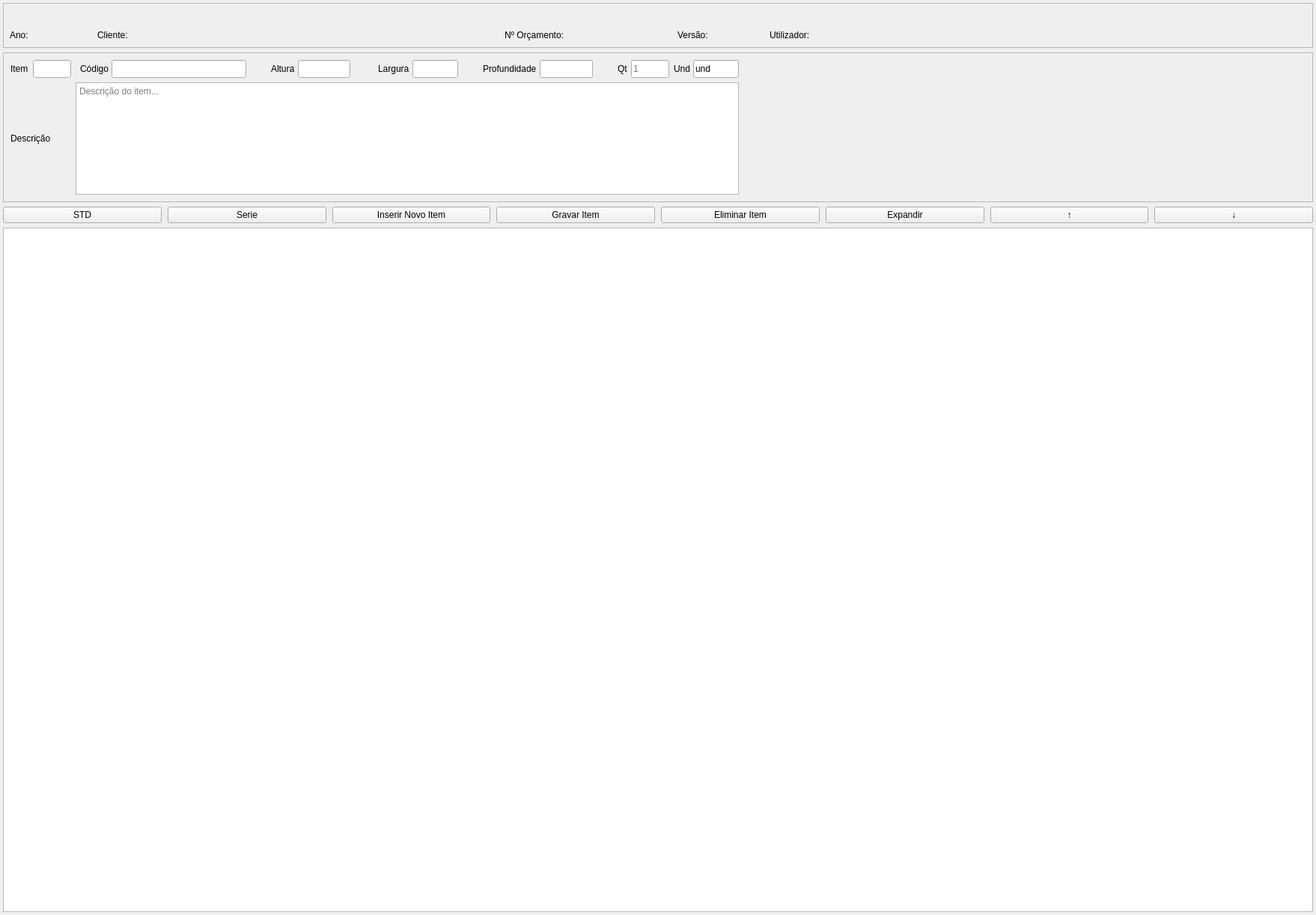
<?xml version="1.0" encoding="UTF-8"?>
<ui version="4.0">
 <class>FormItens</class>
 <widget class="QWidget" name="FormItens">
  <property name="geometry">
   <rect>
    <x>0</x>
    <y>0</y>
    <width>1758</width>
    <height>1222</height>
   </rect>
  </property>
  <property name="windowTitle">
   <string>Itens</string>
  </property>
  <layout class="QVBoxLayout" name="verticalLayoutMain">
   <property name="spacing">
    <number>6</number>
   </property>
   <property name="leftMargin">
    <number>4</number>
   </property>
   <property name="topMargin">
    <number>4</number>
   </property>
   <property name="rightMargin">
    <number>4</number>
   </property>
   <property name="bottomMargin">
    <number>4</number>
   </property>
   <item>
    <widget class="QFrame" name="header">
     <property name="frameShape">
      <enum>QFrame::Shape::StyledPanel</enum>
     </property>
          <layout class="QGridLayout" name="gridLayout_2">
      <property name="leftMargin">
       <number>8</number>
      </property>
      <property name="topMargin">
       <number>6</number>
      </property>
      <property name="rightMargin">
       <number>8</number>
      </property>
      <property name="bottomMargin">
       <number>6</number>
      </property>
      <property name="horizontalSpacing">
       <number>16</number>
      </property>
      <property name="verticalSpacing">
       <number>6</number>
      </property>
      <item row="0" column="0" colspan="11">
       <widget class="QLabel" name="lbl_highlight">
        <property name="sizePolicy">
         <sizepolicy hsizetype="Expanding" vsizetype="Preferred">
          <horstretch>0</horstretch>
          <verstretch>0</verstretch>
         </sizepolicy>
        </property>
        <property name="font">
         <font>
          <pointsize>13</pointsize>
          <bold>true</bold>
         </font>
        </property>
        <property name="alignment">
         <set>Qt::AlignLeft|Qt::AlignVCenter</set>
        </property>
        <property name="wordWrap">
         <bool>false</bool>
        </property>
        <property name="text">
         <string/>
        </property>
       </widget>
      </item>
      <item row="1" column="0">
       <widget class="QLabel" name="lbl_ano">
        <property name="text">
         <string>Ano:</string>
        </property>
       </widget>
      </item>
      <item row="1" column="1">
       <widget class="QLabel" name="lbl_ano_val">
        <property name="minimumSize">
         <size>
          <width>60</width>
          <height>0</height>
         </size>
        </property>
        <property name="text">
         <string/>
        </property>
       </widget>
      </item>
      <item row="1" column="2">
       <widget class="QLabel" name="lbl_cliente">
        <property name="text">
         <string>Cliente:</string>
        </property>
       </widget>
      </item>
      <item row="1" column="3">
       <widget class="QLabel" name="lbl_cliente_val">
        <property name="sizePolicy">
         <sizepolicy hsizetype="Expanding" vsizetype="Preferred">
          <horstretch>0</horstretch>
          <verstretch>0</verstretch>
         </sizepolicy>
        </property>
        <property name="minimumSize">
         <size>
          <width>220</width>
          <height>0</height>
         </size>
        </property>
        <property name="text">
         <string/>
        </property>
       </widget>
      </item>
      <item row="1" column="4">
       <widget class="QLabel" name="lbl_num">
        <property name="text">
         <string>Nº Orçamento:</string>
        </property>
       </widget>
      </item>
      <item row="1" column="5">
       <widget class="QLabel" name="lbl_num_val">
        <property name="minimumSize">
         <size>
          <width>120</width>
          <height>0</height>
         </size>
        </property>
        <property name="text">
         <string/>
        </property>
       </widget>
      </item>
      <item row="1" column="6">
       <widget class="QLabel" name="lbl_ver">
        <property name="text">
         <string>Versão:</string>
        </property>
       </widget>
      </item>
      <item row="1" column="7">
       <widget class="QLabel" name="lbl_ver_val">
        <property name="minimumSize">
         <size>
          <width>50</width>
          <height>0</height>
         </size>
        </property>
        <property name="text">
         <string/>
        </property>
       </widget>
      </item>
      <item row="1" column="8">
       <widget class="QLabel" name="lbl_user">
        <property name="text">
         <string>Utilizador:</string>
        </property>
       </widget>
      </item>
      <item row="1" column="9">
       <widget class="QLabel" name="lbl_user_val">
        <property name="minimumSize">
         <size>
          <width>160</width>
          <height>0</height>
         </size>
        </property>
        <property name="text">
         <string/>
        </property>
       </widget>
      </item>
      <item row="1" column="10">
       <spacer name="header_spacer">
        <property name="orientation">
         <enum>Qt::Orientation::Horizontal</enum>
        </property>
        <property name="sizeHint" stdset="0">
         <size>
          <width>40</width>
          <height>20</height>
         </size>
        </property>
       </spacer>
      </item>
     </layout>
    </widget>
   </item>
   <item>
    <widget class="QFrame" name="form_frame">
     <property name="sizePolicy">
      <sizepolicy hsizetype="Preferred" vsizetype="Fixed">
       <horstretch>0</horstretch>
       <verstretch>0</verstretch>
      </sizepolicy>
     </property>
     <property name="minimumSize">
      <size>
       <width>0</width>
       <height>80</height>
      </size>
     </property>
     <property name="frameShape">
      <enum>QFrame::Shape::StyledPanel</enum>
     </property>
     <layout class="QGridLayout" name="gridLayout">
      <item row="1" column="0" colspan="2">
       <widget class="QLabel" name="lbl_descricao">
        <property name="text">
         <string>Descrição</string>
        </property>
       </widget>
      </item>
      <item row="0" column="4">
       <spacer name="horizontalSpacer_3">
        <property name="orientation">
         <enum>Qt::Orientation::Horizontal</enum>
        </property>
        <property name="sizeHint" stdset="0">
         <size>
          <width>40</width>
          <height>20</height>
         </size>
        </property>
       </spacer>
      </item>
      <item row="0" column="1">
       <widget class="QLineEdit" name="edit_item">
        <property name="minimumSize">
         <size>
          <width>40</width>
          <height>24</height>
         </size>
        </property>
        <property name="maximumSize">
         <size>
          <width>70</width>
          <height>24</height>
         </size>
        </property>
        <property name="readOnly">
         <bool>true</bool>
        </property>
       </widget>
      </item>
      <item row="0" column="12">
       <spacer name="rowSpacer">
        <property name="orientation">
         <enum>Qt::Orientation::Horizontal</enum>
        </property>
        <property name="sizeHint" stdset="0">
         <size>
          <width>776</width>
          <height>20</height>
         </size>
        </property>
       </spacer>
      </item>
      <item row="0" column="8">
       <layout class="QHBoxLayout" name="layout_profundidade">
        <property name="spacing">
         <number>4</number>
        </property>
        <property name="leftMargin">
         <number>0</number>
        </property>
        <property name="topMargin">
         <number>0</number>
        </property>
        <property name="rightMargin">
         <number>0</number>
        </property>
        <property name="bottomMargin">
         <number>0</number>
        </property>
        <item>
         <widget class="QLabel" name="lbl_profundidade">
          <property name="text">
           <string>Profundidade</string>
          </property>
         </widget>
        </item>
        <item>
         <widget class="QLineEdit" name="edit_profundidade">
          <property name="minimumSize">
           <size>
            <width>70</width>
            <height>24</height>
           </size>
          </property>
          <property name="maximumSize">
           <size>
            <width>90</width>
            <height>24</height>
           </size>
          </property>
         </widget>
        </item>
       </layout>
      </item>
      <item row="0" column="11">
       <layout class="QHBoxLayout" name="layout_und">
        <property name="spacing">
         <number>4</number>
        </property>
        <property name="leftMargin">
         <number>0</number>
        </property>
        <property name="topMargin">
         <number>0</number>
        </property>
        <property name="rightMargin">
         <number>0</number>
        </property>
        <property name="bottomMargin">
         <number>0</number>
        </property>
        <item>
         <widget class="QLabel" name="lbl_und">
          <property name="text">
           <string>Und</string>
          </property>
         </widget>
        </item>
        <item>
         <widget class="QLineEdit" name="edit_und">
          <property name="minimumSize">
           <size>
            <width>50</width>
            <height>24</height>
           </size>
          </property>
          <property name="maximumSize">
           <size>
            <width>80</width>
            <height>24</height>
           </size>
          </property>
          <property name="text">
           <string>und</string>
          </property>
         </widget>
        </item>
       </layout>
      </item>
      <item row="0" column="5">
       <layout class="QHBoxLayout" name="layout_altura">
        <property name="spacing">
         <number>4</number>
        </property>
        <property name="leftMargin">
         <number>0</number>
        </property>
        <property name="topMargin">
         <number>0</number>
        </property>
        <property name="rightMargin">
         <number>0</number>
        </property>
        <property name="bottomMargin">
         <number>0</number>
        </property>
        <item>
         <widget class="QLabel" name="lbl_altura">
          <property name="text">
           <string>Altura</string>
          </property>
         </widget>
        </item>
        <item>
         <widget class="QLineEdit" name="edit_altura">
          <property name="minimumSize">
           <size>
            <width>60</width>
            <height>24</height>
           </size>
          </property>
          <property name="maximumSize">
           <size>
            <width>80</width>
            <height>24</height>
           </size>
          </property>
         </widget>
        </item>
        <item>
         <spacer name="horizontalSpacer_2">
          <property name="orientation">
           <enum>Qt::Orientation::Horizontal</enum>
          </property>
          <property name="sizeHint" stdset="0">
           <size>
            <width>40</width>
            <height>20</height>
           </size>
          </property>
         </spacer>
        </item>
       </layout>
      </item>
      <item row="0" column="3">
       <layout class="QHBoxLayout" name="layout_codigo">
        <property name="spacing">
         <number>4</number>
        </property>
        <property name="leftMargin">
         <number>0</number>
        </property>
        <property name="topMargin">
         <number>0</number>
        </property>
        <property name="rightMargin">
         <number>0</number>
        </property>
        <property name="bottomMargin">
         <number>0</number>
        </property>
        <item>
         <widget class="QLabel" name="lbl_codigo">
          <property name="text">
           <string>Código</string>
          </property>
         </widget>
        </item>
        <item>
         <widget class="QLineEdit" name="edit_codigo">
          <property name="minimumSize">
           <size>
            <width>180</width>
            <height>24</height>
           </size>
          </property>
          <property name="maximumSize">
           <size>
            <width>180</width>
            <height>24</height>
           </size>
          </property>
         </widget>
        </item>
       </layout>
      </item>
      <item row="0" column="10">
       <layout class="QHBoxLayout" name="layout_qt">
        <property name="spacing">
         <number>4</number>
        </property>
        <property name="leftMargin">
         <number>0</number>
        </property>
        <property name="topMargin">
         <number>0</number>
        </property>
        <property name="rightMargin">
         <number>0</number>
        </property>
        <property name="bottomMargin">
         <number>0</number>
        </property>
        <item>
         <widget class="QLabel" name="lbl_qt">
          <property name="text">
           <string>Qt</string>
          </property>
         </widget>
        </item>
        <item>
         <widget class="QLineEdit" name="edit_qt">
          <property name="minimumSize">
           <size>
            <width>50</width>
            <height>24</height>
           </size>
          </property>
          <property name="maximumSize">
           <size>
            <width>70</width>
            <height>24</height>
           </size>
          </property>
          <property name="placeholderText">
           <string>1</string>
          </property>
         </widget>
        </item>
       </layout>
      </item>
      <item row="0" column="6">
       <layout class="QHBoxLayout" name="layout_largura">
        <property name="spacing">
         <number>4</number>
        </property>
        <property name="leftMargin">
         <number>0</number>
        </property>
        <property name="topMargin">
         <number>0</number>
        </property>
        <property name="rightMargin">
         <number>0</number>
        </property>
        <property name="bottomMargin">
         <number>0</number>
        </property>
        <item>
         <widget class="QLabel" name="lbl_largura">
          <property name="text">
           <string>Largura</string>
          </property>
         </widget>
        </item>
        <item>
         <widget class="QLineEdit" name="edit_largura">
          <property name="minimumSize">
           <size>
            <width>60</width>
            <height>24</height>
           </size>
          </property>
          <property name="maximumSize">
           <size>
            <width>80</width>
            <height>24</height>
           </size>
          </property>
         </widget>
        </item>
       </layout>
      </item>
      <item row="0" column="7">
       <spacer name="horizontalSpacer_4">
        <property name="orientation">
         <enum>Qt::Orientation::Horizontal</enum>
        </property>
        <property name="sizeHint" stdset="0">
         <size>
          <width>40</width>
          <height>20</height>
         </size>
        </property>
       </spacer>
      </item>
      <item row="0" column="0">
       <widget class="QLabel" name="lbl_item">
        <property name="text">
         <string>Item</string>
        </property>
       </widget>
      </item>
      <item row="0" column="9">
       <spacer name="horizontalSpacer_5">
        <property name="orientation">
         <enum>Qt::Orientation::Horizontal</enum>
        </property>
        <property name="sizeHint" stdset="0">
         <size>
          <width>40</width>
          <height>20</height>
         </size>
        </property>
       </spacer>
      </item>
      <item row="1" column="2" colspan="10">
       <widget class="QTextEdit" name="edit_descricao">
        <property name="sizePolicy">
         <sizepolicy hsizetype="Expanding" vsizetype="Fixed">
          <horstretch>0</horstretch>
          <verstretch>0</verstretch>
         </sizepolicy>
        </property>
        <property name="minimumSize">
         <size>
          <width>300</width>
          <height>100</height>
         </size>
        </property>
        <property name="maximumSize">
         <size>
          <width>16777215</width>
          <height>150</height>
         </size>
        </property>
        <property name="placeholderText">
         <string>Descrição do item...</string>
        </property>
       </widget>
      </item>
     </layout>
    </widget>
   </item>
   <item>
    <layout class="QHBoxLayout" name="buttonsLayout" stretch="0,0,0,0,0,0,0,0">
     <property name="spacing">
      <number>8</number>
     </property>
     <item>
      <widget class="QPushButton" name="btn_mode_std">
       <property name="text">
        <string>STD</string>
       </property>
       <property name="checkable">
        <bool>true</bool>
       </property>
      </widget>
     </item>
     <item>
      <widget class="QPushButton" name="btn_mode_serie">
       <property name="text">
        <string>Serie</string>
       </property>
       <property name="checkable">
        <bool>true</bool>
       </property>
      </widget>
     </item>
     <item>
      <widget class="QPushButton" name="btn_add">
       <property name="text">
        <string>Inserir Novo Item</string>
       </property>
      </widget>
     </item>
     <item>
      <widget class="QPushButton" name="btn_save">
       <property name="text">
        <string>Gravar Item</string>
       </property>
      </widget>
     </item>
     <item>
      <widget class="QPushButton" name="btn_del">
       <property name="text">
        <string>Eliminar Item</string>
       </property>
      </widget>
     </item>
     <item>
      <widget class="QPushButton" name="btn_toggle_rows">
       <property name="text">
        <string>Expandir</string>
       </property>
       <property name="checkable">
        <bool>true</bool>
       </property>
      </widget>
     </item>
     <item>
      <widget class="QPushButton" name="btn_up">
       <property name="text">
        <string>↑</string>
       </property>
      </widget>
     </item>
     <item>
      <widget class="QPushButton" name="btn_dn">
       <property name="text">
        <string>↓</string>
       </property>
      </widget>
     </item>
    </layout>
   </item>
   <item>
    <layout class="QHBoxLayout" name="table_and_buttons">
     <property name="spacing">
      <number>8</number>
     </property>
     <item>
      <widget class="QTableView" name="table">
       <property name="alternatingRowColors">
        <bool>true</bool>
       </property>
      </widget>
     </item>
    </layout>
   </item>
  </layout>
 </widget>
 <resources/>
 <connections/>
</ui>
